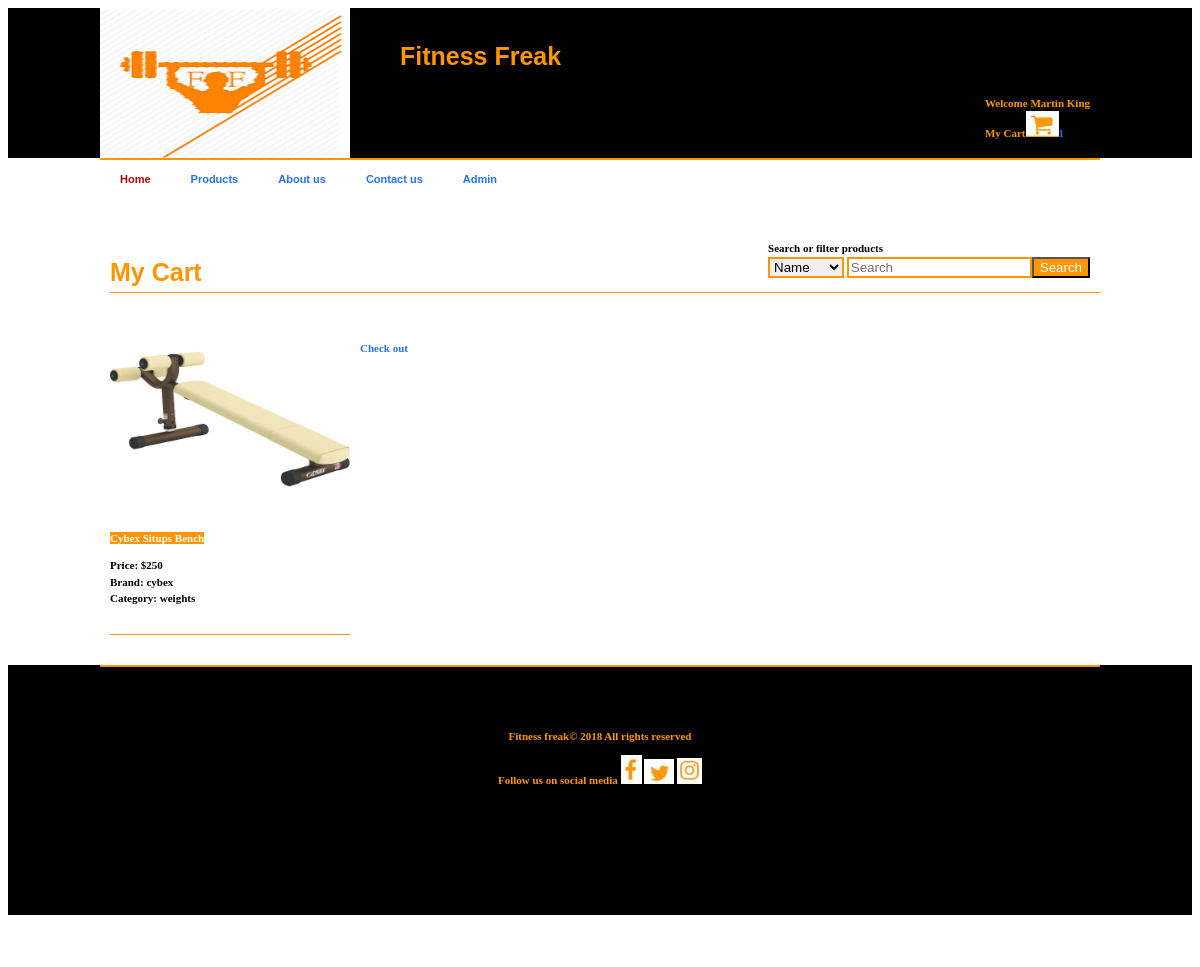
Screenshot of /cart.php (signed in) with the database file from the repository.
### tables this page shows
CREATE TABLE IF NOT EXISTS `customer` (
`customerID` int(11) NOT NULL,
  `firstName` varchar(50) NOT NULL,
  `lastName` varchar(50) NOT NULL,
  `email` varchar(250) NOT NULL,
  `phoneNumber` varchar(25) NOT NULL,
  `address` varchar(250) NOT NULL,
  `password` varchar(250) NOT NULL
);

CREATE TABLE IF NOT EXISTS `product` (
`productID` int(11) NOT NULL,
  `name` varchar(100) NOT NULL,
  `price` decimal(10,0) NOT NULL,
  `quantity` int(11) NOT NULL,
  `status` varchar(25) NOT NULL,
  `category` varchar(50) NOT NULL,
  `brand` varchar(50) NOT NULL,
  `image` varchar(250) NOT NULL,
  `addedBy` int(11) NOT NULL
);

### includes/methods.php (called while the page is built, shortened)
<?php
function fetchValue($sql,$columnName){
	include 'connection.php';
	$value="";
	$fetchQuery=$db->query($sql);
	while ($rows=mysqli_fetch_array($fetchQuery)){
		$value=$rows[$columnName];
	}
	return $value;
}
function countValue($sql,$columnName){
	include 'connection.php';
	$count=0;
	$fetchQuery=$db->query($sql);
	while ($rows=mysqli_fetch_array($fetchQuery)){
		$count=$count+1;
	}
	return $count;
}

### cart.php (the view, shortened to what this page needs)
<?php
if (!isset($_SESSION['login_customer']) || (trim($_SESSION['login_customer']) == '')) {
   $customerID=null;
}else{
$customerID=$_SESSION['login_customer'];
}
require 'includes/connection.php';
require 'includes/methods.php';
?>
<!DOCTYPE html PUBLIC "-//W3C//DTD XHTML 1.0 Transitional//EN" "http://www.w3.org/TR/xhtml1/DTD/xhtml1-transitional.dtd">
<html xmlns="http://www.w3.org/1999/xhtml">
<head>
<link href="style.css" rel="stylesheet" type="text/css" />
</head>
<body>
	<div class="header">
    	<div class="header_container">
            <div class="logo">
            	<img src="images/logo.png" alt="LOGO" width="250px" height="150px"/>
            </div>
			 <div class="title">
            <h1>Fitness Freak</h1>
			 </div>
			  <div class="login">
			  <?php if ($customerID==null){ ?>
						<a href="login.php">Login</a> /
						<a href="register.php">Register</a><br>
			  <?php }else {
						echo "Welcome ".fetchValue("select firstname from customer where customerID='$customerID'","firstname")." ".fetchValue("select lastName from customer where customerID='$customerID'","lastName");
						echo "<br> My Cart<a href='cart.php'><img src='images/social/c.JPG' alt='cart'>".countValue("select cartID from cart where customerID='$customerID' AND status='pending'","cartID")."</a>";
					} ?>
			   </div>
		</div>
		<div class="menus">
			<div class="menu_container">
                <div id="menucase">
                  <div id="stylefour">
                    <ul>
                      <li><a href="index.php" class="current">Home</a></li>
                      <li><a href="products.php">Products</a></li>
					  <li><a href="aboutus.html">About us</a></li>
					  <li><a href="contactus.php">Contact us</a></li>
                      <li><a href="admin_login.php">Admin</a></li>
                    </ul>
                  </div>
                </div>
            </div>
		</div>
    </div>
    <div class="main">
		<div class="login">
					<form action="search_products.php" method="post">
					<label>Search or filter products</label><br>
						<select name="searchType">
							<option value="name">Name</option>
						</select>
						<input type="text" placeholder="Search" name="search_field"/><input type="submit" value="Search" name="search_button">
					</form>
			</div>
		<br></br>
        <div class="content">
            <div class="products">
            	<p><h1>My Cart</h1></p>
                <hr>
				<?php
				$getProducts=$db->query("select product.productID,product.name,product.price,product.image,product.brand,product.category from product inner join cart on cart.productID=product.productID inner join customer on customer.customerID=cart.customerID where cart.customerID='$customerID' AND cart.status='pending'");
				while($rows=mysqli_fetch_array($getProducts)){
					$productName=$rows[1];
					$price=$rows[2];
					$image=$rows[3];
					$brand=$rows[4];
					$category=$rows[5];
				?>
            	<div class="item">
                	<img src="images/products/<?php echo $image; ?>" width="240px" height="200px" alt="PRODUCT" />
                    <p><span class="theme"><?php echo $productName; ?></span></p>
					<p><?php echo "Price: $".$price ?><br>
					<?php echo "Brand: ".$brand ?><br>
					<?php echo "Category: ".$category ?>
					</p>
                </div>
				<?php } ?>
            </div><p><a href="process_checkout.php">Check out</a></p>
        </div>
    </div>
    <div class="footer">
    	<div class="footer_container">
        	<p>Fitness freak&copy; 2018 All rights reserved</p> <p>Follow us on social media
			<a href="#"><img src="images/social/f.jpg" alt="F"></a>
			<a href="#"><img src="images/social/t.jpg" alt="T"></a>
			<a href="#"><img src="images/social/i.jpg" alt="I"></a>
			</p>
        </div>
    </div>
</body>
</html>

### style.css (style rules this page uses)
body { font: bold 11px/1.5em Verdana; text-align:left; }
a { text-decoration:none; color:#2672ef; }
h1 { font-family:Verdana, Arial, Helvetica, sans-serif; font-size:25px; font-weight:bold; margin:0; padding:0; color:#ff9600; }
hr { border:none; border-top:1px solid #ff9600; height:1px; margin-bottom:25px; }
.theme { background:#ff9600; color:#FFF; }
.header { height:150px; width:100%; background:#000; color:#ff9600; margin-bottom:20px; }
.header_container { width:1000px; margin-right:auto; margin-left:auto; height:100%; border-bottom:2px solid #ff9600; }
.title { padding-top:40px; }
.login { float:right; margin-top:20px; padding:10px; width:auto; }
.login input[type=text] { border:2px solid #ff9600; }
.login input[type=submit] { background: #ff9600; color:#fff; }
.login select { border:2px solid #ff9600; }
#stylefour { position:relative; display:block; height:39px; font-size:11px; font-weight:bold; font-family:Arial,Verdana,Helvitica,sans-serif; }
#stylefour ul { margin:0; padding:0; list-style-type:none; width:auto; }
#stylefour ul li { display:block; float:left; margin:0; }
#stylefour ul li a { display:block; float:left; color:#2672ef; text-decoration:none; padding:11px 20px 0 20px; height:23px; }
#stylefour ul li a:hover,#stylefour ul li a.current { color:#B30000; background:#fff top right; }
.footer { height:250px; width:100%; background:#000; color:#ff9600; }
.footer_container { width:1000px; margin-right:auto; margin-left:auto; height:100%; text-align:center; padding-top:50px; border-top:2px solid #ff9600; }
.main { overflow:hidden; margin-bottom:20px; width:1000px; margin-left:auto; margin-right:auto; }
.logo { width:300px; height:100%; float:left; }
.menu_container { width:600px; height:100%; float:left; }
.menus { width:1000px; margin-right:auto; margin-left:auto; height:50px; }
.content { width:100%; height:auto; margin-bottom:15px; position:relative; }
.products { height:auto; width:1000px; padding:10px; margin-bottom:10px; }
.item { width:240px; height:315px; border-bottom:#ff9600 1px solid; float:left; margin-right:10px; margin-bottom:10px; }

### rows the page displays
customer: firstName "Martin", lastName "King"
product: image (picture), name "Cybex Situps Bench", price "250", brand "cybex", category "weights"
